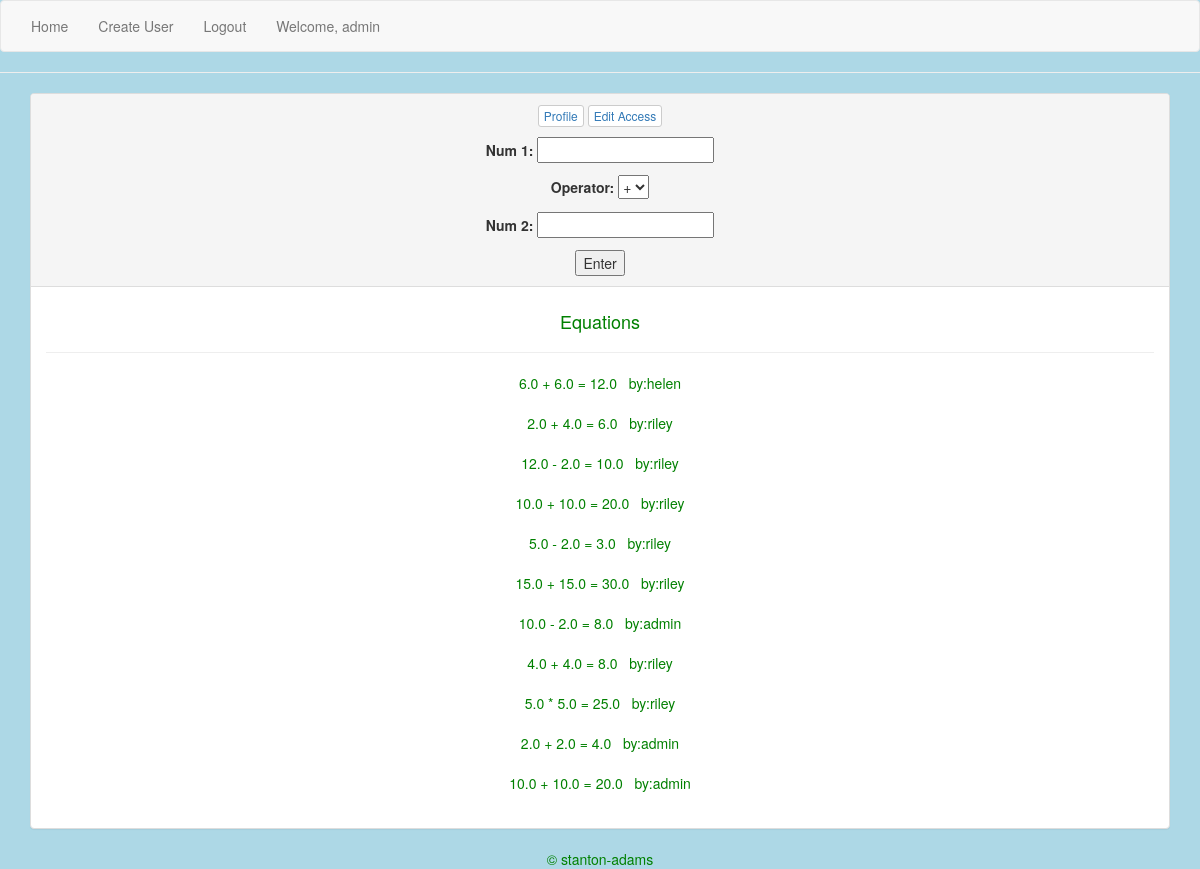
Page / (signed in) on the earlier database version.
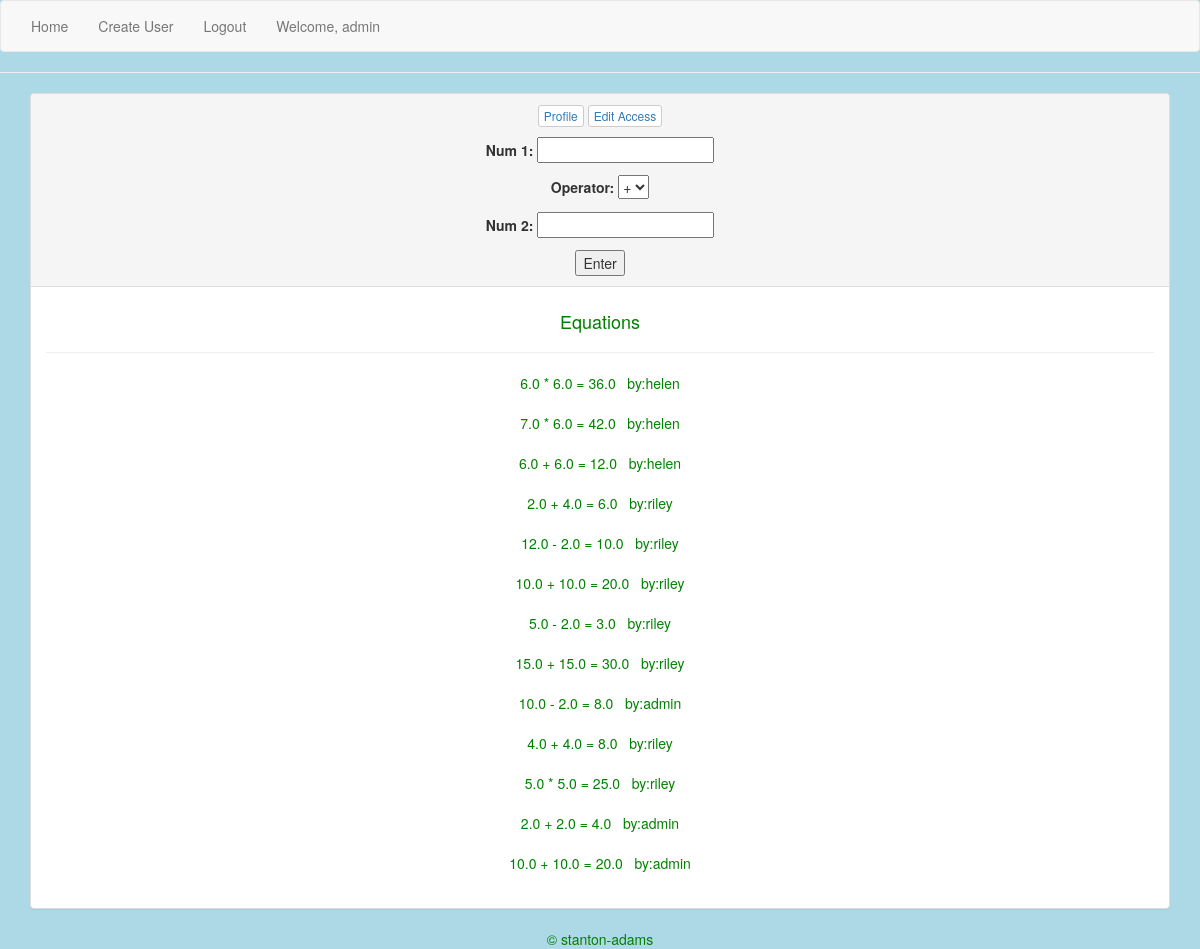
Same page on the later database version.
### app/models.py (models this page shows, shortened)
class Operation(models.Model):
    created_by = models.ForeignKey('auth.User')
    created = models.DateTimeField(auto_now_add=True)
    num_1 = models.FloatField()
    operator = models.CharField(max_length=1, choices=OPERATORS, default='+')
    num_2 = models.FloatField()
    answer = models.FloatField()
    class Meta:
        ordering = ("-created", )

### app/views.py (the view, shortened to what this page needs)
# urls.py: url(r'^$', OperationCreateView.as_view(), name="operation_create_view"),
class OperationCreateView(CreateView):
    model = Operation
    success_url = "/"
    fields = ('num_1', "operator", "num_2")
    def get_context_data(self):
        context = super().get_context_data()
        context["operation"] = Operation.objects.all()
        return context

### app/models.py (called while the page is built)
    @property
    def is_owner(self):
        return self.access_level == 'o'

### templates/app/operation_form.html (shortened to what this page needs)
{% extends 'base.html' %}
{% block content %}
<div class="container">
  <div class="panel panel-default">
    <div class="panel-heading">
      {% if request.user.is_authenticated %}
      <button type="button" class="btn btn-default btn-xs"><a href="{% url 'profile_view' request.user.id %}">Profile</a></button>
      <button type="button" class="btn btn-default btn-xs"><a href="{% url 'profile_update_view' request.user.id %}">Edit Access</a></button>
        <form class="" action="" method="post">
          {{ form.as_p }}
        <input type="submit" name="" value="Enter">
        </form>
        {% else %}
     <h1>Please login </h1>
     {% endif %}
    </div>
    <div class="panel-body">
      <h4>Equations</h4>
      <hr>
      {% for answer in operation %}
        {% if request.user == answer.created_by or request.user.profile.is_owner %}
        {{answer.num_1}} {{answer.operator}} {{answer.num_2}} = {{answer.answer}} &nbsp;  by:{{answer.created_by}}<br>
        <br>
        {% endif %}
        {% endfor %}
    </div>
    </div>
  </div>
{% endblock %}

Differences in the rows shown:
added Operation: num_1 "6.0", operator "*", num_2 "6.0", answer "36.0", created_by "helen"
added Operation: num_1 "7.0", operator "*", num_2 "6.0", answer "42.0", created_by "helen"
